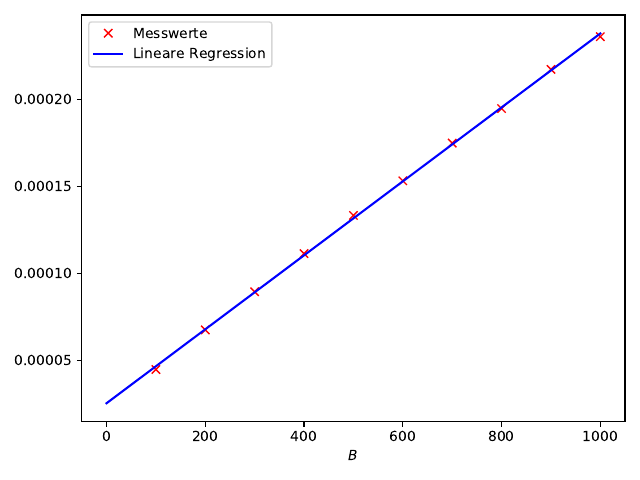

Generate this figure with Python:
import matplotlib.pyplot as plt
import numpy as np
from uncertainties import ufloat
import uncertainties.unumpy as unp

f, Ih1, Is1, Ih2, Is2 = np.genfromtxt('mess.txt', unpack=True)

#Konstanten
mu0 = 1.2566*10**-6

#Radien der Spulen
Rh = 0.1579
Rs = 0.1639
Rv = 0.11735

#Windungszahlen der Spulen
Nh = 154
Ns = 11
Nv = 20

#Korrektur des vertikalen Erdmagnetfeldes

Iv = 0.229
Bv = mu0 * (8*Iv*Nv)/(np.sqrt(125)*Rv)
print('Korrektur des vertikalen Erdmagnetfeldes: ',Bv)
Bh1 = mu0 * (8*Ih1*Ns)/(np.sqrt(125)*Rs)
Bh2 = mu0 * (8*Ih2*Ns)/(np.sqrt(125)*Rs)
Bs1 = mu0 * (8*Is1*Nh)/(np.sqrt(125)*Rh) + Bh1
Bs2 = mu0 * (8*Is2*Nh)/(np.sqrt(125)*Rh) + Bh2
print('Horizontales Feld 1: ',Bs1)
print('Horizontales Feld 2: ',Bs2)

params, covariance_matrix = np.polyfit(f, Bs2, deg=1, cov=True)

errors = np.sqrt(np.diag(covariance_matrix))

print('a = {:.8f} ± {:.8f}'.format(params[0], errors[0]))
print('b = {:.8f} ± {:.8f}'.format(params[1], errors[1]))

def gerade (x, m, b):
    return m*x+b

z = np.linspace(0, 1000)

plt.plot(f, Bs2, 'rx', label = 'Messwerte')
plt.plot(z, gerade (z, *params), 'b-', label='Lineare Regression')
plt.xlabel(r'$f$')
plt.xlabel(r'$B$')
plt.legend(loc='best')
plt.tight_layout()
plt.savefig('plot2.pdf')